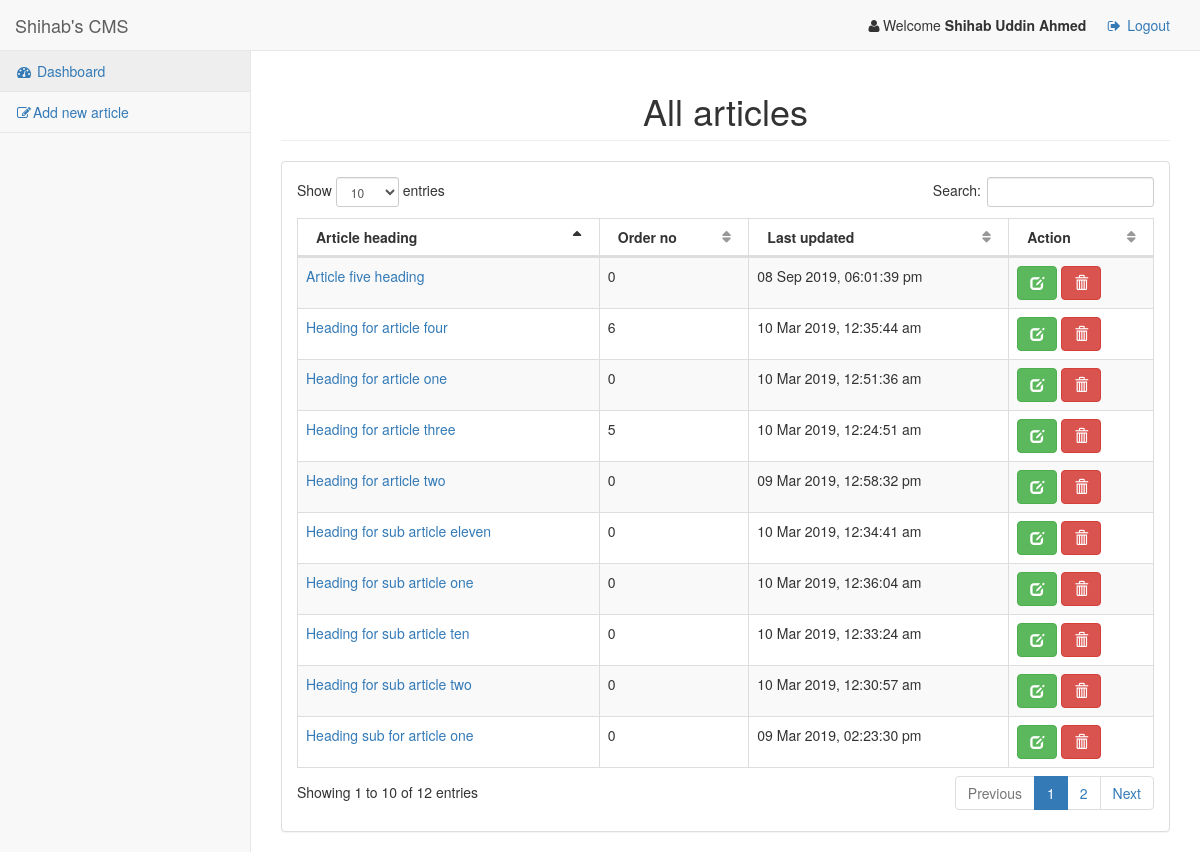
The page /admin/dashboard.php (signed in) on the database its author committed.
### tables this page shows
CREATE TABLE `article` (
  `article_id` int(5) NOT NULL,
  `order_no` int(5) NOT NULL DEFAULT '0',
  `article_title_for_titlebar` varchar(256) NOT NULL,
  `article_title_for_menu` varchar(256) NOT NULL,
  `article_slug` text NOT NULL,
  `article_heading` varchar(256) NOT NULL,
  `article_excerpt` text NOT NULL,
  `article` longtext NOT NULL,
  `image` text NOT NULL,
  `image_thumb` text NOT NULL,
  `publication_status` tinyint(1) NOT NULL,
  `is_parent` tinyint(1) NOT NULL DEFAULT '1',
  `show_on_slider` tinyint(1) NOT NULL DEFAULT '0',
  `show_on_home` tinyint(1) NOT NULL DEFAULT '0',
  `show_on_footer` tinyint(1) NOT NULL DEFAULT '0',
  `eligible_for_random_article` tinyint(1) NOT NULL,
  `keyword` varchar(256) NOT NULL,
  `meta_description` text NOT NULL,
  `note` text NOT NULL,
  `publication_date` int(20) NOT NULL,
  `last_updated_on` int(20) NOT NULL,
  `view_count` int(9) NOT NULL DEFAULT '0'
);

### app/classes/database.php (called while the page is built, shortened)
<?php
class Database
{
	protected $connection;
	function __construct()
	{
		$host_name = 'localhost';
		$user_name = 'root';
		$password = '';
		$db_name = 'database_for_demonstration';
		$this->connection = mysqli_connect($host_name, $user_name, $password, $db_name);
	}
	protected function run_query_for_data($sql)
	{
		if(mysqli_query($this->connection, $sql)){
			$query_result = mysqli_query($this->connection, $sql);
			return $query_result;
		}
		else{
			die('Query problem'.mysqli_error($this->connection));
		}
	}
}

### app/classes/article.php (called while the page is built, shortened)
<?php
class Article extends Database
{
	public function show_articles_list()
	{
		$sql = "SELECT * FROM article";
		$query_result = $this->run_query_for_data($sql);
		return $query_result;
	}
}

### app/classes/simpleUrl.php (called while the page is built, shortened)
<?php
class simpleUrl
{
	private function removeSlash($string)
	{
		if($string[strlen($string) - 1] == '/')
		{
			$string = rtrim($string, '/');
		}
		return $string;
	}
     function getBaseUrlForAdminPanel()
    {
        $currentPath = $_SERVER['PHP_SELF'];
        $pathInfo = pathinfo($currentPath);
        $hostName = $_SERVER['HTTP_HOST'];
        $protocol = strtolower(substr($_SERVER["SERVER_PROTOCOL"],0,5))=='https://'?'https://':'http://';
        $baseUrl = $protocol.$hostName.$pathInfo['dirname']."/";
        $baseUrlForAdminPanel = rtrim($baseUrl, 'admin/').'/';
        return $baseUrlForAdminPanel;
    }
}

### admin/dashboard.php (the view, shortened to what this page needs)
<?php
    $url = new simpleUrl('/oop-php/');
    $allArticles = new Article();
    $query_result = $allArticles->show_articles_list();
?>
<?php include 'includes/header.php'; ?>
        <div id="page-wrapper">
            <div class="row">
                <div class="col-lg-12">
                    <h1 class="page-header text-center">All articles</h1>
                </div>
            </div>
            <div class="row">
                <div class="col-lg-12">
                    <div class="panel panel-default">
                        <div class="panel-body">
                            <table width="100%" class="table table-striped table-bordered table-hover" id="dataTables-example">
                                <thead>
                                    <tr>
                                        <th>Article heading</th>
                                        <th>Order no</th>
                                        <th>Last updated</th>
                                       <th>Action</th>
                                    </tr>
                                </thead>
                                <tbody>
                                <?php while($article_info = mysqli_fetch_assoc($query_result)) : ?>
                                     <tr class="odd gradeX">
                                        <td>
                                            <?php if($article_info['publication_status'] == 1) : ?>
                                                <a href="<?php echo $url->getBaseUrlForAdminPanel(); ?><?php echo $article_info['article_slug']; ?>" target="_blank"><?php echo $article_info['article_heading']; ?></a>
                                            <?php else : ?>
                                                <?php echo $article_info['article_heading']; ?>
                                            <?php endif; ?>
                                        </td>
                                        <td><?php echo $article_info['order_no']; ?></td>
                                        <td><?php date_default_timezone_set("Asia/Dhaka"); echo date("d M Y, h:i:s a", $article_info['last_updated_on']); ?></td>
                                        <td class="center">
                                            <a href="editArticle.php?article_id=<?php echo $article_info['article_id']; ?>" class="btn btn-success">
                                            <span class="glyphicon glyphicon-edit"></span>
                                            </a>
                                            <a href="?delete=<?php echo $article_info['article_id']; ?>" class="btn btn-danger" onclick="return confirm('Are you sure to delete this?');">
                                                <span class="glyphicon glyphicon-trash"></span>
                                            </a>
                                        </td>
                                    </tr>
                                 <?php endwhile; ?>
                                </tbody>
                            </table>
                        </div>
                    </div>
                </div>
            </div>
        </div>
    </div>
<?php include 'includes/footer.php'; ?>

### admin/includes/header.php (shortened to what this page needs)
<!DOCTYPE html>
<html lang="en">
<head>
    <link href="admin-assets/vendor/bootstrap/css/bootstrap.min.css" rel="stylesheet">
    <link href="admin-assets/vendor/metisMenu/metisMenu.min.css" rel="stylesheet">
    <link href="admin-assets/vendor/datatables-plugins/dataTables.bootstrap.css" rel="stylesheet">
    <link href="admin-assets/vendor/datatables-responsive/dataTables.responsive.css" rel="stylesheet">
    <link href="admin-assets/dist/css/sb-admin-2.css" rel="stylesheet">
    <link href="admin-assets/vendor/font-awesome/css/font-awesome.min.css" rel="stylesheet" type="text/css">
</head>
<body>
    <div id="wrapper">
        <nav class="navbar navbar-default navbar-static-top" role="navigation" style="margin-bottom: 0">
            <div class="navbar-header">
                <a class="navbar-brand" href="index.html">Shihab's CMS</a>
            </div>
            <ul class="nav navbar-top-links navbar-right">
                <li><i class="fa fa-user fa-fw"></i>Welcome <strong><?php echo $_SESSION['admin_name']; ?></strong></li>
                <li><a href="?logout=logout"><i class="fa fa-sign-out fa-fw"></i> Logout</a></li>
            </ul>
            <div class="navbar-default sidebar" role="navigation">
                <div class="sidebar-nav navbar-collapse">
                    <ul class="nav" id="side-menu">
                        <li><a href="dashboard.php"><i class="fa fa-dashboard fa-fw"></i> Dashboard</a></li>
                        <li><a href="addArticle.php"><i class="fa fa-edit fa-fw"></i>Add new article</a></li>
                    </ul>
                </div>
            </div>
        </nav>

### admin/includes/footer.php (shortened to what this page needs)
</body>
</html>

### rows shown on the page
article: article_heading "Heading for article one", order_no "0", last_updated_on "10 Mar 2019, 12:51:36 am"
article: article_heading "Heading for article two", order_no "0", last_updated_on "09 Mar 2019, 12:58:32 pm"
article: article_heading "Heading for article three", order_no "5", last_updated_on "10 Mar 2019, 12:24:51 am"
article: article_heading "Heading for article four", order_no "6", last_updated_on "10 Mar 2019, 12:35:44 am"
article: article_heading "Heading sub for article one", order_no "0", last_updated_on "09 Mar 2019, 02:23:30 pm"
article: article_heading "Article five heading", order_no "0", last_updated_on "08 Sep 2019, 06:01:39 pm"
article: article_heading "Heading for sub article one", order_no "0", last_updated_on "10 Mar 2019, 12:36:04 am"
article: article_heading "Heading for sub article two", order_no "0", last_updated_on "10 Mar 2019, 12:30:57 am"
article: article_heading "Heading for sub article ten", order_no "0", last_updated_on "10 Mar 2019, 12:33:24 am"
article: article_heading "Heading for sub article eleven", order_no "0", last_updated_on "10 Mar 2019, 12:34:41 am"

### other values the page prints
$_SESSION['admin_name'] "Shihab Uddin Ahmed"
